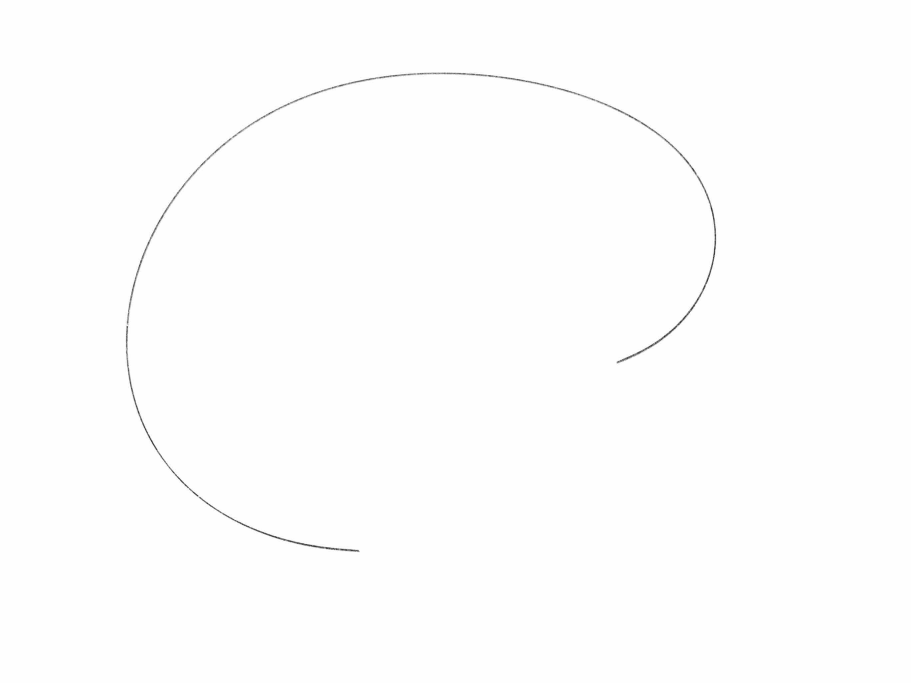
#> input picture Innovative_ThinkingPractice/创新思维与实践/images/line.jpg, 2732 x 2048 px (shown at 1/3 size)
$ jupyter execute --allow-errors test.ipynb
#> lines starting #> are read from the running program, lines starting #| are printed output that depends on the picture; after the words box and inside, x2 and y2 are one past the last pixel; in counts of white or black regions, pixels touching at a corner belong together
[cell 1]
# !pip install opencv-contrib-python

[cell 2]
import cv2
import numpy as np
import matplotlib.pyplot as plt
import os

[cell 3]
# 读取图像
# image_path = "../images/bold_curve.png"
image_path = "../images/line.jpg"
# image_path = "../images/photo.jpg"
# dir_path = os.path.dirname(os.path.realpath(__file__))
# image_path = os.path.join(dir_path, image_path)
img = cv2.imread(image_path, cv2.IMREAD_GRAYSCALE)
#> img is the input picture: shape (2048, 2732); min 1, max 255, mean 253.5
img = cv2.resize(img, (640, 480))
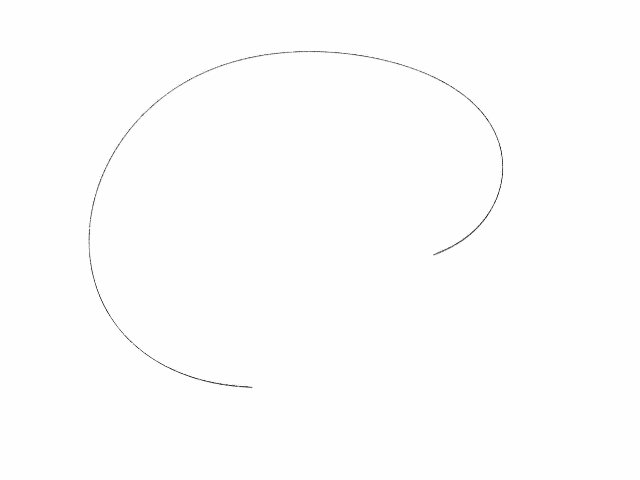
#> img: shape (480, 640); min 23, max 255, mean 253.5

[cell 4]
# 预处理
img = cv2.GaussianBlur(img, (5, 5), 0)

gray = np.float32(img)

dst = cv2.cornerHarris(gray, blockSize=2, ksize=3, k=0.04)
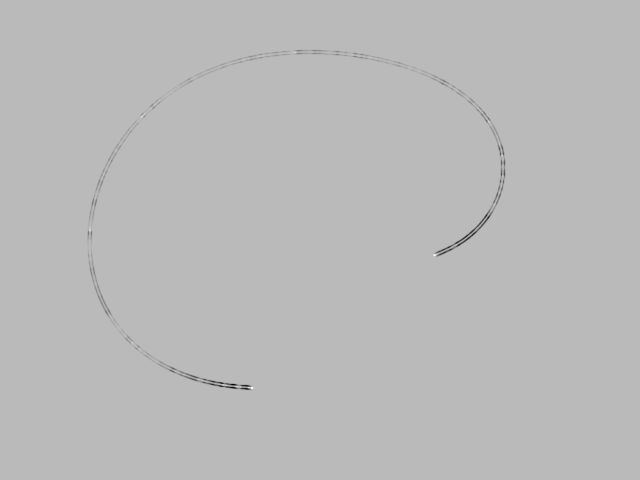
#> dst: shape (480, 640) float32; min -546808.7, max 199207.6, mean -1138.9; drawn with min black and max white

# 扩展角点的标记
dst = cv2.dilate(dst, None)
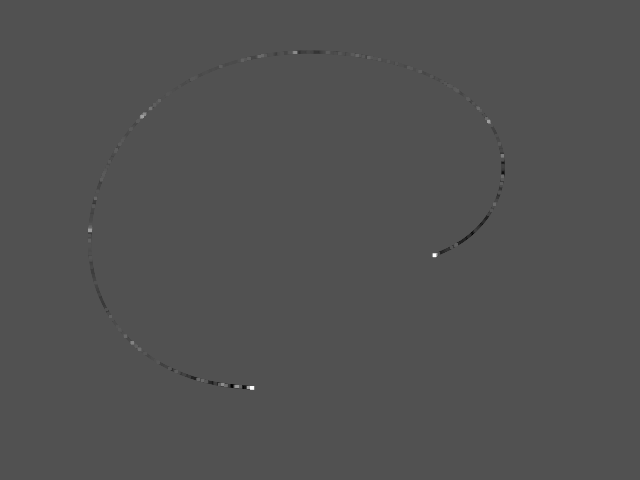
#> dst: shape (480, 640) float32; min -93964.8, max 199207.6, mean -24.1; drawn with min black and max white

# 将角点标记在原图像上
print(dst.max())
#| 199207.58
# save the corners position
corners = np.where(dst > 0.01 * dst.max())
#> corners = 1109 positions, rows 51 to 389, columns 88 to 503

corners[1].shape
#> Out = (1109,)

[cell 5]
# 转换为二值图像
_, binary = cv2.threshold(img, 127, 255, cv2.THRESH_BINARY_INV)
#> binary: shape (480, 640); every value is 0

# 细化图像，找到骨架
skeleton = cv2.ximgproc.thinning(binary, thinningType=cv2.ximgproc.THINNING_ZHANGSUEN)

# drop first and last column
skeleton = skeleton[:, 1:-1]
#> skeleton: shape (480, 638); every value is 0

# 显示结果
plt.figure(figsize=(10, 5))
plt.subplot(1, 2, 1)
plt.title('Original Binary Image')
plt.imshow(binary, cmap='gray')

plt.subplot(1, 2, 2)
plt.title('Skeleton')
plt.imshow(skeleton, cmap='gray')
plt.show()
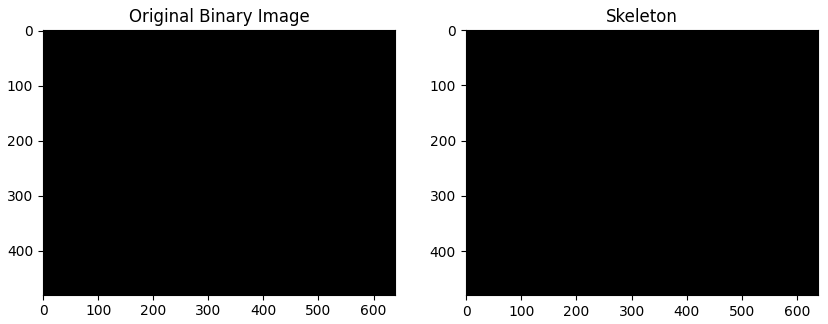
#> figure drawn by matplotlib, 2 panels

[cell 6]
skeleton

[cell 7]
# find Harris corners
gray = np.float32(skeleton)
#> gray: shape (480, 638) float32; every value is 0
dst = cv2.cornerHarris(gray, 13, 9, 0.2)
dst = cv2.dilate(dst, None)
ret, dst = cv2.threshold(dst, 0.01 * dst.max(), 255, 0)
dst = np.uint8(dst)

# display corners
plt.imshow(dst, cmap="gray")
plt.show()

for i in range(dst.shape[0]):
    for j in range(dst.shape[1]):
        if dst[i, j] > 0:
            print(i, j)

[cell 8]
traversal = np.array([[0, 1], [1, 0], [0, -1], [-1, 0], [1, 1], [1, -1], [-1, 1], [-1, -1]])
def get_neighbors(skeleton, x, y):
    neighbors = []
    for i in range(4):
        nx, ny = x + traversal[i][0], y + traversal[i][1]
        if nx >= 0 and nx < skeleton.shape[0] and ny >= 0 and ny < skeleton.shape[1]:
            neighbors.append((nx, ny))
    return neighbors

[cell 9]
def get_all_points(skeleton):
    points = []
    for i in range(skeleton.shape[0]):
        for j in range(skeleton.shape[1]):
            if skeleton[i, j] == 255:
                points.append((i, j))
    return points

def get_end_points(skeleton):
    points = []
    for i in range(skeleton.shape[0]):
        for j in range(skeleton.shape[1]):
            if skeleton[i, j] == 255:
                neighbors = get_neighbors(skeleton, i, j)
                if len(neighbors) == 1:
                    points.append((i, j))
#> after the loop, points = []
    return points

[cell 10]
end_points = get_end_points(skeleton)
#> end_points = []
points = get_all_points(skeleton)
#> points = []

[cell 11]
# draw endpoints


plt.figure(figsize=(5, 5))
plt.title('Endpoints')
plt.imshow(skeleton, cmap='gray')
plt.scatter([p[1] for p in end_points], [p[0] for p in end_points], c='r', s=10)
plt.show()
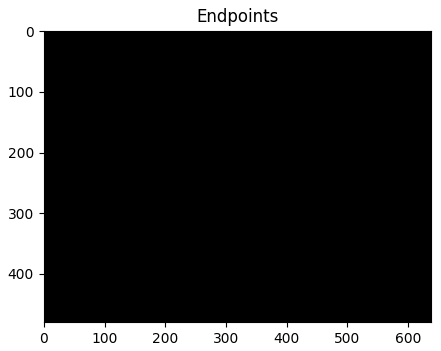
#> figure drawn by matplotlib, 1 panel

[cell 12]
# print("End points0:", end_points[0])
# print("End points_last:", end_points[-1])
# end_points = [end_points[0], end_points[-1]]

[cell 13]
img.shape
#> Out = (480, 640)

[cell 14]
DENSITY = (img.shape[0] + img.shape[1]) // 30
#> DENSITY = 37
print("Density:", DENSITY)
#| Density: 37

def get_target_points(points, density):
#> called with density = 37
    points = sorted(points, key=lambda x: x[1])
#> points = []
    last_point = points[0]
    target_points = [points[0]]
    for i in range(1, len(points)):
        if abs(points[i][1] - last_point[1]) + abs(points[i][0] - last_point[0]) >= density:
            target_points.append(points[i])
            last_point = points[i]
    return target_points

#> (the rest of this cell did not finish here and is left out)

#> (a cell that did not finish here is left out)

[cell 16]
img.shape[0] // 40
#> Out = 12

[cell 17]
import numpy as np
from scipy.spatial import distance

# 定义点列表，假设 points 是给定的点集

# 找到端点的函数
def find_endpoints(points, threshold=1.5):
#> called with threshold = 2
    endpoints = []
    for i, point in enumerate(points):
        # 计算当前点与其他点的距离
        distances = distance.cdist([point], points, 'euclidean')
        # 统计在阈值范围内的邻居数
        neighbors = np.sum(distances < threshold)
        if neighbors <= 1:  # 如果邻居数为1或2，则视为端点
            endpoints.append(tuple(point))
#> this loop made 0 passes
#> after the loop, endpoints = []
    return endpoints

# 找到端点
endpoints = find_endpoints(points, 2)
#> endpoints = []
print("端点: ", endpoints)
#| 端点:  []

[cell 18]
# draw endpoints
def draw_points(image, points):
    plt.figure(figsize=(5, 5))
    plt.imshow(image, cmap='gray')
    plt.scatter([p[1] for p in points], [p[0] for p in points], c='r', s=10)
    plt.show()
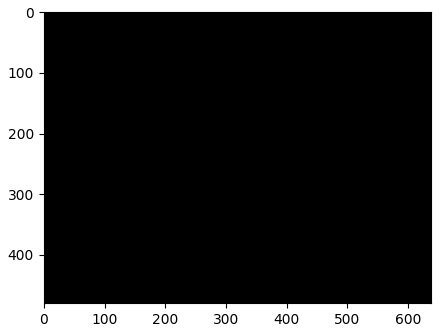
#> figure drawn by matplotlib, 1 panel

draw_points(skeleton, endpoints)

$ run again, with 创新思维与实践/images/bold_curve.png saved as Innovative_ThinkingPractice/创新思维与实践/images/line.jpg
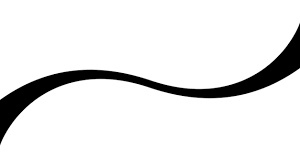
#> input picture 创新思维与实践/images/bold_curve.png, 300 x 168 px
#> img is the input picture: shape (168, 300); min 0, max 255, mean 232.3
#| 2353126.5
#> corners = 115 positions, rows 65 to 415, columns 0 to 639
#> binary: shape (480, 640); 8.9% white; 1 white region, box (x1, y1, x2, y2) and area: (0, 69, 640, 411) 27328
#> `dst = cv2.cornerHarris(gray, 13, 9, 0.2)`:
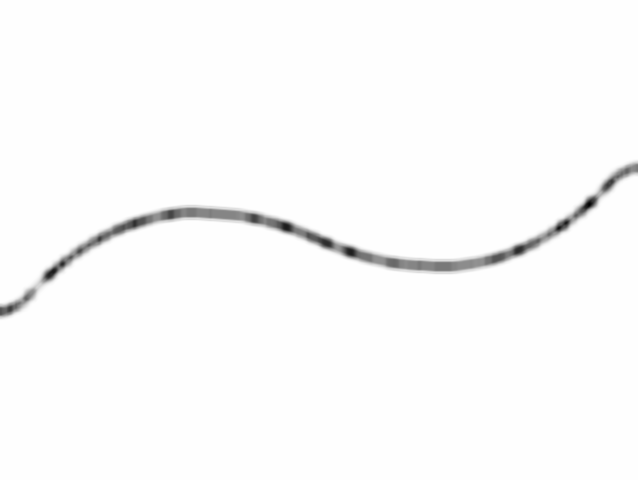
#> dst: shape (480, 638) float32; min -6.99e+12, max 0, mean -8.98e+10; drawn with min black and max white
#> after the loop in get_end_points, `for i in range(skeleton.shape[0]):`: points = []
#> `points = get_all_points(skeleton)`: points = 732 pairs, first value 166 to 313, second value 0 to 637
#| Density: 37
#> in get_target_points, `last_point = points[0]`: last_point = (313, 0)
#> in get_target_points, `target_points = [points[0]]`: target_points = [(313, 0)]
#> the loop in get_target_points, `for i in range(1, len(points)):` made 731 passes
#> last_point on passes 29, 53, 82, 111, 139, 170, 202, 238: (299, 24), (280, 43), (262, 63), (247, 85), (233, 109), (222, 136), (215, 166), (212, 200)
#> after the loop in get_target_points, `for i in range(1, len(points)):`: target_points = [(313, 0), (299, 24), (280, 43), (262, 63), (247, 85), (233, 109), (222, 136), (215, 166), (212, 200), (215, 234), (221, 266), (230, 295), (241, 321), (251, 348), (259, 377), (264, 409), (266, 444), (262, 478), (254, 507), (243, 533), (229, 557), (213, 578), (195, 598), (175, 616)]
#> (printed output is left out)
#> the loop in find_endpoints, `for i, point in enumerate(points):` made 732 passes
#> (point, neighbors) on passes 1 to 3: ((166, 636), 3), ((166, 637), 2), ((167, 634), 3)
#> after the loop in find_endpoints, `for i, point in enumerate(points):`: endpoints = []
#| 端点:  []
#> in draw_points, `plt.show()`:
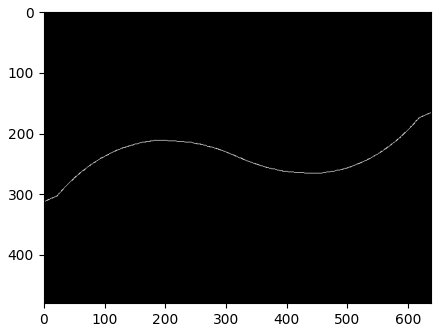
#> figure drawn by matplotlib, 1 panel
